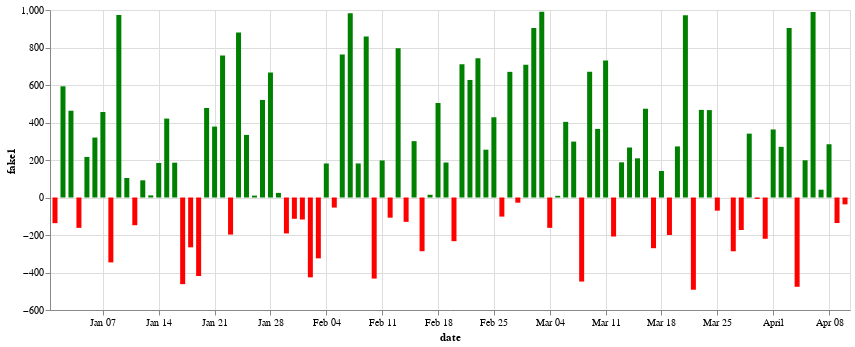

Notebook cell for this chart:
### Code cell
user_drawdown = drawdown_chart(returns, 'date', 'fake1')
user_drawdown

### Figure 1 — Vega-Lite specification as saved in the notebook (floating-point values rounded to 4 significant figures)
{"config": {"view": {"continuousWidth": 300, "continuousHeight": 300}}, "data": {"name": "data-f1e6310abb8fe26673d9f0c194b078a7"}, "mark": {"type": "bar"}, "encoding": {"color": {"condition": {"test": "(datum.fake1 > 0)", "value": "Green"}, "value": "red"}, "tooltip": [{"field": "date", "type": "temporal"}, {"field": "fake1", "type": "quantitative"}], "x": {"field": "date", "type": "temporal"}, "y": {"field": "fake1", "type": "quantitative"}}, "params": [{"name": "param_3", "select": {"type": "interval", "encodings": ["x", "y"]}, "bind": "scales"}], "width": 800, "$schema": "https://vega.github.io/schema/vega-lite/v5.15.1.json", "datasets": {"data-f1e6310abb8fe26673d9f0c194b078a7": [{"date": "2018-01-01T00:00:00", "fake1": -136.9, "fake2": 704.1, "fake3": 639.6}, {"date": "2018-01-02T00:00:00", "fake1": 593.1, "fake2": 27.32, "fake3": 264.9}, {"date": "2018-01-03T00:00:00", "fake1": 462.8, "fake2": 738.0, "fake3": -1.078}, {"date": "2018-01-04T00:00:00", "fake1": -162.0, "fake2": 639.0, "fake3": -75.79}, {"date": "2018-01-05T00:00:00", "fake1": 216.3, "fake2": 76.97, "fake3": -238.7}, {"date": "2018-01-06T00:00:00", "fake1": 319.7, "fake2": 774.0, "fake3": 986.8}, {"date": "2018-01-07T00:00:00", "fake1": 456.0, "fake2": -272.6, "fake3": -120.7}, {"date": "2018-01-08T00:00:00", "fake1": -346.1, "fake2": 625.5, "fake3": -259.9}, {"date": "2018-01-09T00:00:00", "fake1": 972.8, "fake2": -245.6, "fake3": 581.7}, {"date": "2018-01-10T00:00:00", "fake1": 103.9, "fake2": 187.0, "fake3": -227.6}, {"date": "2018-01-11T00:00:00", "fake1": -147.9, "fake2": -327.0, "fake3": 580.7}, {"date": "2018-01-12T00:00:00", "fake1": 91.63, "fake2": 684.9, "fake3": -108.1}, {"date": "2018-01-13T00:00:00", "fake1": 11.13, "fake2": 200.2, "fake3": 160.8}, {"date": "2018-01-14T00:00:00", "fake1": 183.9, "fake2": 693.3, "fake3": -61.43}, {"date": "2018-01-15T00:00:00", "fake1": 420.9, "fake2": -303.2, "fake3": -110.4}, {"date": "2018-01-16T00:00:00", "fake1": 185.7, "fake2": -310.5, "fake3": 734.4}, {"date": "2018-01-17T00:00:00", "fake1": -462.2, "fake2": 351.1, "fake3": -45.82}, {"date": "2018-01-18T00:00:00", "fake1": -265.8, "fake2": 907.3, "fake3": 144.4}, {"date": "2018-01-19T00:00:00", "fake1": -418.9, "fake2": -48.18, "fake3": -158.0}, {"date": "2018-01-20T00:00:00", "fake1": 477.6, "fake2": -224.7, "fake3": 313.7}, {"date": "2018-01-21T00:00:00", "fake1": 378.2, "fake2": -279.0, "fake3": 469.7}, {"date": "2018-01-22T00:00:00", "fake1": 757.0, "fake2": 284.7, "fake3": -436.6}, {"date": "2018-01-23T00:00:00", "fake1": -197.8, "fake2": 594.7, "fake3": 929.2}, {"date": "2018-01-24T00:00:00", "fake1": 879.7, "fake2": 450.6, "fake3": 177.6}, {"date": "2018-01-25T00:00:00", "fake1": 333.8, "fake2": -245.4, "fake3": 862.5}, {"date": "2018-01-26T00:00:00", "fake1": 10.08, "fake2": 43.35, "fake3": 105.8}, {"date": "2018-01-27T00:00:00", "fake1": 520.4, "fake2": 552.0, "fake3": 842.5}, {"date": "2018-01-28T00:00:00", "fake1": 666.6, "fake2": -147.8, "fake3": -55.02}, {"date": "2018-01-29T00:00:00", "fake1": 24.66, "fake2": 502.0, "fake3": 616.7}, {"date": "2018-01-30T00:00:00", "fake1": -191.8, "fake2": -378.6, "fake3": 350.1}, {"date": "2018-01-31T00:00:00", "fake1": -113.6, "fake2": -209.8, "fake3": 255.5}, {"date": "2018-02-01T00:00:00", "fake1": -117.4, "fake2": 614.9, "fake3": -171.5}, {"date": "2018-02-02T00:00:00", "fake1": -425.9, "fake2": 171.6, "fake3": -118.0}, {"date": "2018-02-03T00:00:00", "fake1": -324.5, "fake2": 502.3, "fake3": -7.366}, {"date": "2018-02-04T00:00:00", "fake1": 181.5, "fake2": 243.3, "fake3": 958.8}, {"date": "2018-02-05T00:00:00", "fake1": -53.71, "fake2": 266.8, "fake3": 676.6}, {"date": "2018-02-06T00:00:00", "fake1": 762.0, "fake2": 112.4, "fake3": 154.2}, {"date": "2018-02-07T00:00:00", "fake1": 982.7, "fake2": -387.5, "fake3": 228.6}, {"date": "2018-02-08T00:00:00", "fake1": 181.6, "fake2": -18.6, "fake3": -455.0}, {"date": "2018-02-09T00:00:00", "fake1": 858.7, "fake2": 553.7, "fake3": 852.6}, {"date": "2018-02-10T00:00:00", "fake1": -432.3, "fake2": -165.3, "fake3": 254.8}, {"date": "2018-02-11T00:00:00", "fake1": 197.6, "fake2": 850.0, "fake3": 835.3}, {"date": "2018-02-12T00:00:00", "fake1": -107.6, "fake2": 972.4, "fake3": -67.42}, {"date": "2018-02-13T00:00:00", "fake1": 796.6, "fake2": 476.8, "fake3": -343.4}, {"date": "2018-02-14T00:00:00", "fake1": -129.8, "fake2": 21.29, "fake3": 219.8}, {"date": "2018-02-15T00:00:00", "fake1": 300.6, "fake2": 824.7, "fake3": -101.6}, {"date": "2018-02-16T00:00:00", "fake1": -286.5, "fake2": 363.1, "fake3": 832.3}, {"date": "2018-02-17T00:00:00", "fake1": 14.57, "fake2": -373.3, "fake3": 892.8}, {"date": "2018-02-18T00:00:00", "fake1": 504.0, "fake2": -466.4, "fake3": -69.15}, {"date": "2018-02-19T00:00:00", "fake1": 186.6, "fake2": 373.9, "fake3": -19.96}, {"date": "2018-02-20T00:00:00", "fake1": -232.9, "fake2": -414.3, "fake3": -201.3}, {"date": "2018-02-21T00:00:00", "fake1": 710.9, "fake2": 121.4, "fake3": -493.9}, {"date": "2018-02-22T00:00:00", "fake1": 626.9, "fake2": -191.5, "fake3": 774.5}, {"date": "2018-02-23T00:00:00", "fake1": 742.9, "fake2": 762.3, "fake3": -264.9}, {"date": "2018-02-24T00:00:00", "fake1": 255.0, "fake2": 968.8, "fake3": -265.0}, {"date": "2018-02-25T00:00:00", "fake1": 427.9, "fake2": 733.3, "fake3": 433.3}, {"date": "2018-02-26T00:00:00", "fake1": -101.9, "fake2": -67.24, "fake3": -151.4}, {"date": "2018-02-27T00:00:00", "fake1": 670.2, "fake2": -379.1, "fake3": 947.9}, {"date": "2018-02-28T00:00:00", "fake1": -27.71, "fake2": -210.2, "fake3": 120.4}, {"date": "2018-03-01T00:00:00", "fake1": 707.8, "fake2": -93.26, "fake3": 996.4}, {"date": "2018-03-02T00:00:00", "fake1": 903.9, "fake2": 42.77, "fake3": -142.8}, {"date": "2018-03-03T00:00:00", "fake1": 991.0, "fake2": -8.205, "fake3": 810.6}, {"date": "2018-03-04T00:00:00", "fake1": -161.9, "fake2": -4.821, "fake3": 284.5}, {"date": "2018-03-05T00:00:00", "fake1": 8.973, "fake2": -478.5, "fake3": 97.83}, {"date": "2018-03-06T00:00:00", "fake1": 403.4, "fake2": 512.9, "fake3": 506.5}, {"date": "2018-03-07T00:00:00", "fake1": 298.2, "fake2": 129.0, "fake3": 222.9}, {"date": "2018-03-08T00:00:00", "fake1": -448.2, "fake2": 551.1, "fake3": -452.7}, {"date": "2018-03-09T00:00:00", "fake1": 670.6, "fake2": 464.0, "fake3": -250.7}, {"date": "2018-03-10T00:00:00", "fake1": 365.9, "fake2": -219.1, "fake3": 59.19}, {"date": "2018-03-11T00:00:00", "fake1": 731.0, "fake2": -198.4, "fake3": -51.78}, {"date": "2018-03-12T00:00:00", "fake1": -208.0, "fake2": 439.0, "fake3": 407.1}, {"date": "2018-03-13T00:00:00", "fake1": 187.7, "fake2": 166.7, "fake3": 249.1}, {"date": "2018-03-14T00:00:00", "fake1": 266.6, "fake2": 221.8, "fake3": -25.68}, {"date": "2018-03-15T00:00:00", "fake1": 208.9, "fake2": 694.0, "fake3": -132.6}, {"date": "2018-03-16T00:00:00", "fake1": 473.4, "fake2": 977.3, "fake3": 700.7}, {"date": "2018-03-17T00:00:00", "fake1": -270.4, "fake2": 890.3, "fake3": -444.3}, {"date": "2018-03-18T00:00:00", "fake1": 141.5, "fake2": 950.2, "fake3": 410.0}, {"date": "2018-03-19T00:00:00", "fake1": -199.9, "fake2": 667.0, "fake3": -182.7}, {"date": "2018-03-20T00:00:00", "fake1": 272.3, "fake2": 375.9, "fake3": -43.41}, {"date": "2018-03-21T00:00:00", "fake1": 971.7, "fake2": 533.2, "fake3": -42.38}, {"date": "2018-03-22T00:00:00", "fake1": -491.9, "fake2": -13.81, "fake3": 11.55}, {"date": "2018-03-23T00:00:00", "fake1": 467.3, "fake2": -226.5, "fake3": 466.4}, {"date": "2018-03-24T00:00:00", "fake1": 466.1, "fake2": 772.1, "fake3": 293.1}, {"date": "2018-03-25T00:00:00", "fake1": -70.21, "fake2": -418.2, "fake3": -251.9}, {"date": "2018-03-26T00:00:00", "fake1": -0.07268, "fake2": 946.1, "fake3": -203.4}, {"date": "2018-03-27T00:00:00", "fake1": -286.8, "fake2": -199.2, "fake3": -361.1}, {"date": "2018-03-28T00:00:00", "fake1": -173.5, "fake2": 254.0, "fake3": 269.8}, {"date": "2018-03-29T00:00:00", "fake1": 340.6, "fake2": 431.9, "fake3": 760.6}, {"date": "2018-03-30T00:00:00", "fake1": -7.56, "fake2": -208.6, "fake3": -487.4}, {"date": "2018-03-31T00:00:00", "fake1": -220.1, "fake2": 770.0, "fake3": 555.8}, {"date": "2018-04-01T00:00:00", "fake1": 362.9, "fake2": 759.0, "fake3": 988.6}, {"date": "2018-04-02T00:00:00", "fake1": 270.2, "fake2": 276.1, "fake3": 896.5}, {"date": "2018-04-03T00:00:00", "fake1": 903.6, "fake2": 840.0, "fake3": 951.8}, {"date": "2018-04-04T00:00:00", "fake1": -476.2, "fake2": 781.5, "fake3": 338.3}, {"date": "2018-04-05T00:00:00", "fake1": 198.5, "fake2": 952.0, "fake3": 406.4}, {"date": "2018-04-06T00:00:00", "fake1": 989.6, "fake2": 276.3, "fake3": 750.1}, {"date": "2018-04-07T00:00:00", "fake1": 41.59, "fake2": -297.4, "fake3": -123.9}, {"date": "2018-04-08T00:00:00", "fake1": 284.1, "fake2": 829.2, "fake3": 188.7}, {"date": "2018-04-09T00:00:00", "fake1": -136.2, "fake2": 255.8, "fake3": 662.0}, {"date": "2018-04-10T00:00:00", "fake1": -36.75, "fake2": -454.1, "fake3": -496.8}]}}
